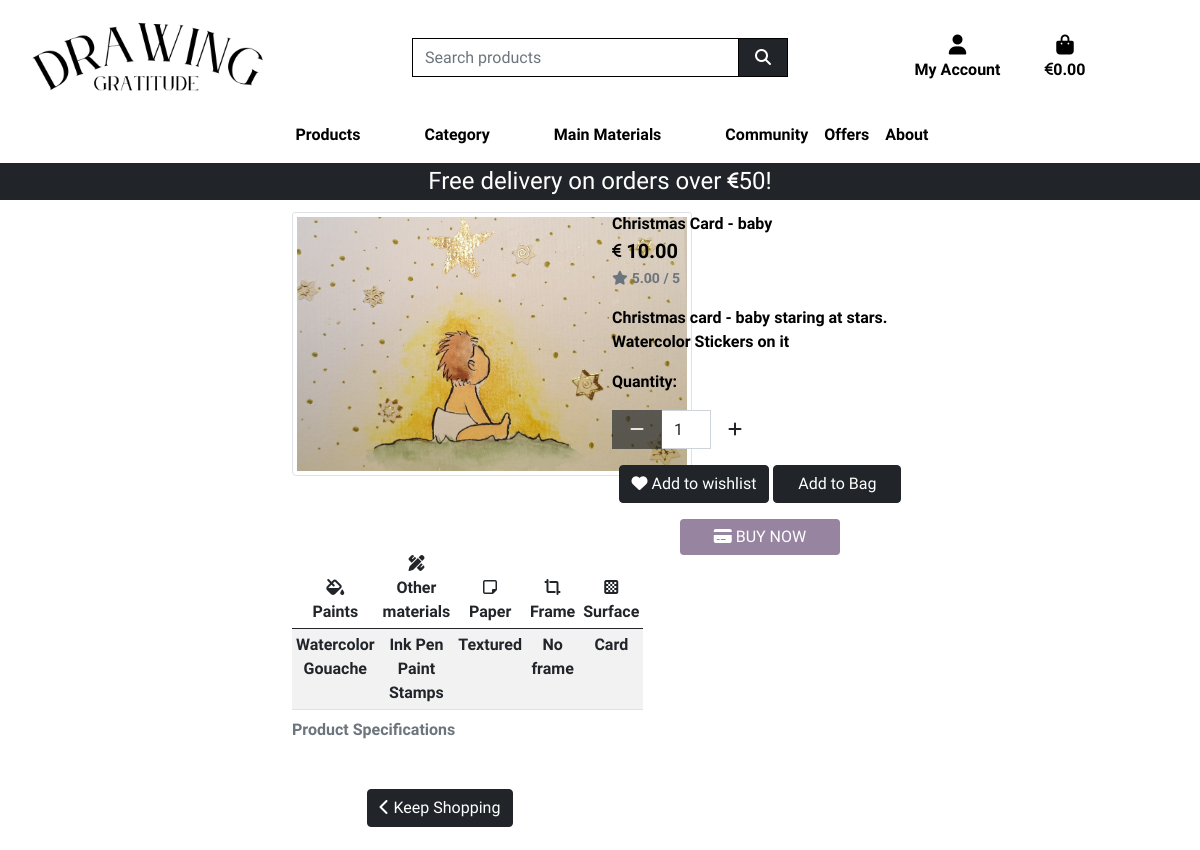
/products/11, run on the app's committed database.
### products/models.py (models this page shows, shortened)
class Product(models.Model):
    DIGITAL_CHOICES = [
        (True, '0'),
        (False, '1'),
    ]
    OFFERS_CHOICES = [
        (True, '0'),
        (False, '1'),
    ]
    COMMUNITY_CHOICES = [
        (True, '0'),
        (False, '1'),
    ]
    category = models.ForeignKey('Category', null=True, blank=True, on_delete=models.SET_NULL)
    sku = models.CharField(max_length=254, null=True, blank=True)
    name = models.CharField(max_length=254)
    description = models.TextField()
    price = models.DecimalField(max_digits=6, decimal_places=2)
    rating = models.DecimalField(max_digits=6, decimal_places=2, null=True, blank=True)
    image_url = models.URLField(max_length=1024, null=True, blank=True)
    image = models.ImageField(null=True, blank=True)
    digital = models.BooleanField(default=False)
    offers =  models.BooleanField(default=False)
    community =  models.BooleanField(default=False)

class Paint(models.Model):
    name = models.CharField(max_length=100)

class Material(models.Model):
    name = models.CharField(max_length=100)

class Paper(models.Model):
    name = models.CharField(max_length=100)

class Frame(models.Model):
    name = models.CharField(max_length=100)

class Surface(models.Model):
    name = models.CharField(max_length=100)

### products/views.py (the view)
# urls.py: path('<product_id>', views.product_detail, name='product_detail'),
def product_detail(request, product_id):
    product = get_object_or_404(Product, pk=product_id)
    context = {
        'product': product,
    }
    return render(request, 'products/product_detail.html', context)

### bag/contexts.py (called while the page is built, shortened)
def bag_contents(request):
    bag_items = []
    total = 0
    total_discounted_price = 0
    product_count = 0
    bag = request.session.get('bag', {})
    delivery = total * Decimal(settings.STANDARD_DELIVERY_PERCENTAGE / 100) if total < settings.FREE_DELIVERY_THRESHOLD else 0
    grand_total = total + delivery
    context = {
        'bag_items': bag_items,
        'total': total,
        'total_discounted_price': total_discounted_price,
        'product_count': product_count,
        'delivery': delivery,
        'free_delivery_delta': max(0, settings.FREE_DELIVERY_THRESHOLD - total),
        'free_delivery_threshold': settings.FREE_DELIVERY_THRESHOLD,
        'grand_total': grand_total,
    }
    return context

### products/templates/products/product_detail.html (shortened to what this page needs)
{% extends "base.html" %}
{% load static %}
{% load bag_tools %}
{% block page_header %}
    <div class="container header-container">
    </div>
{% endblock %}
{% block content %}
    <div class="container">
        <div class="row">
            <div class="col-12 col-md-6 col-lg-4 offset-lg-2">
                <div class="image-container mt-5">
                    {% if product.image %}
                        <a href="{{ product.image.url }}" target="_blank">
                            <img class="card-img-top img-fluid img-thumbnail" src="{{ product.image.url }}" alt="{{ product.name }}">
                        </a>
                    {% else %}
                        <a href="">
                            <img class="card-img-top img-fluid img-thumbnail" src="{{ MEDIA_URL }}noimage.png" alt="{{ product.name }}">
                        </a>
                    {% endif %}
                </div>
                {% if product.producttags %}
                        <p class="mt-3">
                            <table class="table table-sm text-center table-striped">
                                <caption>Product Specifications</caption>
                                <thead>
                                <tr>
                                    <th><i class="fa-solid fa-fill-drip"></i><br>Paints</th>
                                    <th><i class="fa-solid fa-pen-ruler"></i><br>Other materials</th>
                                    <th><i class="fa-regular fa-note-sticky"></i><br>Paper</th>
                                    <th><i class="fa-solid fa-crop-simple"></i><br>Frame</th>
                                    <th><i class="fa-solid fa-chess-board"></i><br>Surface</th>
                                </tr>
                                </thead>
                                <tbody>
                                    <tr>
                                        <td>
                                            {% for paint in product.producttags.paint.all %}
                                            <li>{{ paint.name }}</li>
                                            {% endfor %}
                                        </td>
                                        <td>
                                            {% for material in product.producttags.materials.all %}
                                            <li>{{ material.name }}</li>
                                            {% endfor %}
                                        </td>
                                        <td>
                                            {% for paper in product.producttags.paper.all %}
                                            <li>{{ paper.name }}</li>
                                            {% endfor %}
                                        </td>
                                        <td>
                                            {% for frame in product.producttags.frame.all %}
                                            <li>{{ frame.name }}</li>
                                            {% endfor %}
                                        </td>
                                        <td>
                                            {% for surface in product.producttags.surface.all %}
                                            <li>{{ surface.name }}</li>
                                            {% endfor %}
                                        </td>
                                    </tr>
                                </tbody>
                            </table>
                        {% else %}
                            <p class="text-uppercase"><i class="fa-solid fa-circle-exclamation fa-xl" style="color: #f7b801;"></i> digital art</p>
                            <p> You'll can buy this digital art and it will be printed on and will be printed on card paper,
                                A4 size, landscape or portrait (according to the orientation in the picture).</p>
                        {% endif %}
                <a href="{% url 'products' %}" class="btn d-none d-md-block d-lg-block d-xl-block d-xxl-block">
                    <span class="btn btn-dark btn-products"><i class="fas fa-chevron-left"></i> Keep Shopping</span>
                </a>
            </div>
            <div class="col-12 col-md-6 col-lg-4">
                <div class="product-details-container mb-5 mt-md-5">
                    <p class="mb-0">{{ product.name }}</p>
                    {% if product.offers %}
                        <p>
                            <span class="discount-price">It was: <i class="fas fa-euro-sign fa-xs"></i> {{ product.price }} <br></span>
                            <span class="new-price">Now is only <i class="fas fa-euro-sign fa-xs"></i> {{ product.price|discount:15 }}!</span>
                        </p>
                    {% else %}
                        <p class="lead mb-0 text-left fw-bold"><i class="fas fa-euro-sign fa-xs"></i> {{ product.price }}</p>
                    {% endif %}
                    {% if product.rating %}
                        <small class="text-muted"><i class="fas fa-star me-1"></i>{{ product.rating }} / 5</small>
                    {% else %}
                        <small class="text-muted">No rating yet</small>
                    {% endif %}
                    <p class="mt-3">{{ product.description }} </p>
                    <form class="form" action="{% url 'add_to_bag' product.id %}" method="POST">
                        <div class="form-row">
                            <div class="col-12">
                                <p class="mt-3"><strong>Quantity:</strong></p>
                                <div class="form-group w-50">
                                    <div class="input-group input-group-{{ product.id }}">
                                        <div class="input-group-prepend">
                                            <button class="decrement-qty btn btn-dark rounded-0 decrement-qty_{{ product.id }}"
                                                data-item_id="{{ product.id }}">
                                                <span class="icon">
                                                    <i class="fas fa-minus"></i>
                                                </span>
                                            </button>
                                        </div>
                                        <input class="form-control qty_input id_qty_{{ product.id }}" type="number"
                                            name="quantity" value="1" min="1" max="99"
                                            data-item_id="{{ product.id }}">
                                        <div class="input-group-append">
                                            <button class="increment-qty btn rounded-0 increment-qty_{{ product.id }}"
                                                data-item_id="{{ product.id }}">
                                                <span class="icon">
                                                    <i class="fas fa-plus"></i>
                                                </span>
                                            </button>
                                        </div>
                                    </div>
                                </div>
                            </div>
                        </div>
                        <div class="col{% if s %}-12 mt-2{% endif %} text-center">
                            <a href="" class="btn btn-dark btn-products">
                                <span><i class="fa fa-heart"></i> Add to wishlist</span>
                            </a>
                            <input type="submit" class="btn btn-dark btn-products" value="Add to Bag">
                        </div>
                    </form>
                    <div class="col text-center">
                        <button type="button" class="btn btn-dark btn-buynow"><i class="fa-solid fa-credit-card"></i> Buy now</button>
                    </div>
                </div>
            </div>
        </div>
    </div>
{% endblock %}

### static/css/base.css (style rules this page uses)
html { height: 100%; }
body { background-color: white; font-family: "Quicksand", sans-serif; font-optical-sizing: auto; font-weight: 600; color: black; }
.btn-products { margin: 1em 0em; min-width: 8em; }
.btn-buynow { background-color: #9684A1; text-transform: uppercase; border: none; min-width: 20em; }
.image-container { width: 25em; height: 20em; background-size: cover; background-position: center; }
.icon { align-items: center; display: inline-flex; justify-content: center; height: 1.5rem; width: 1.5rem; }
li { list-style: none; }
@media (min-width: 1200px) { .container { max-width: 80%; } }
@media (min-width: 1200px) { .btn-buynow { min-width: 10em; } }
@media (min-width: 992px) { .header-container { padding-top: 164px; } }
@media (min-width: 992px) { .btn-buynow { min-width: 10em; } }

### data on the page
Product: image (picture), name "Christmas Card - baby", price "10.00", rating "5.00", description "Christmas card - baby staring at stars. Watercolor Stickers on it"
Paint: name "Watercolor"
Paint: name "Gouache"
Material: name "Ink Pen"
Material: name "Paint"
Material: name "Stamps"
Paper: name "Textured"
Frame: name "No frame"
Surface: name "Card"

### other printed values
{{ free_delivery_threshold }} "50"
